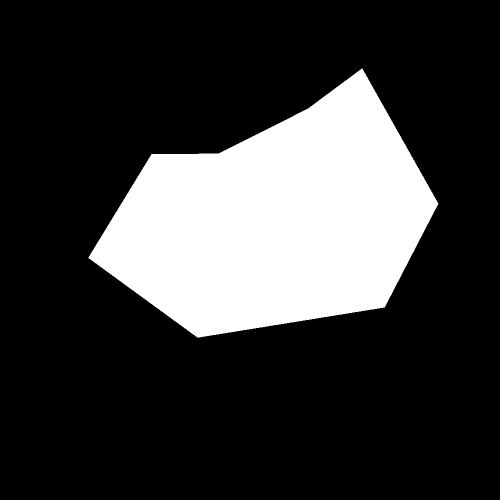
%> input picture Active_Contour/TestImages/Test1.png, 1000 x 1000 px (shown at 1/2 size)
$ octave CRV_10.m   (GNU Octave 9; MATLAB toolbox functions it lacks are replaced by stand-ins)
%> lines starting %> are read from the running program, lines starting %| are printed output that depends on the picture; in (x1, y1, x2, y2) boxes, pixels count from 0 and x2, y2 are one past the last pixel; in counts of white or black regions, pixels touching at a corner belong together; the program's own positions count from 1
### Active_Contour/MyActiveContour.m
%% CRV_WS1718_10_MyActiveContour
% name : Neelu Madan

function [ x, y ] = MyActiveContour( I, X0, Y0, N, SIGMA )
%MYACTIVECONTOUR performs simple contour extraction
%   [ x, y ] = MyActiveContour( I, x0, y0, N, sigma ) extracts the boundary
%   of a object. I is a intensity image. x0 and y0 are column vectors
%   containing the coordinates of the initial curves vertices. The last
%   vertex has to equal the first one. N defines the number of iteration. A
%   gaussian blur with variance sigma is applied on the image first.
Iblur = imgaussfilt(I,SIGMA);
[Gmag, Gdir] = imgradient(Iblur,'sobel');
Eima=1./Gmag;
format long;
Eima(isinf(Eima))=10000;
%Eimage = Eima

vertices=size(X0);
noOfVert=vertices(1);
x=X0, y=Y0;

for i=1:(noOfVert-1)
    Dx(i)=X0(i+1)-X0(i);
    Dx(i)=Dx(i)/abs(Dx(i));
    Dy(i)=Y0(i+1)-Y0(i);
    Dy(i)=Dy(i)/abs(Dy(i));
end

for j=1:N
    for k=1:(noOfVert-1)
        if( (~isnan(Dx(k)))  && Eima((x(k)+Dx(k)),y(k)) <= Eima(x(k),y(k)))
            x(k)=x(k)+Dx(k);
        else
            x(k)=x(k);
        end
        if( (~isnan(Dy(k))) && Eima(x(k),y(k)+Dy(k)) <= Eima(x(k),y(k)))
            y(k)=y(k)+Dy(k);
        else
            y(k)=y(k);
        end
    end
end

### Active_Contour/CRV_10.m
%% CRV_WS1718_10_MyActiveContour
% name : Neelu Madan

%% Init
clear all;
close all;
clc;

%% Test1
I1=imread('TestImages/Test1.png');
%> I1 is the input picture: size 1000x1000 uint8; 22.6% white; 1 white region, box (x1, y1, x2, y2) and area: (177, 137, 877, 675) 225688
x1 = [116 46 89 211 509 713 741 696 519 298 116]';
y1 = [193 464 728 909 936 726 500 244 140 82 193];
[ x, y ] = MyActiveContour( I1, x1, y1, 50, 0.7 )
%> after the loop in MyActiveContour, `for j=1:N`: x = [66; 96; 139; 261; 559; 763; 691; 646; 469; 248; 116]; y = [243 514 778 959 886 676 450 194 90 132 193]
%> y = [243 514 778 959 886 676 450 194 90 132 193]
figure();
subplot(121);imshow(I1)
title('Initial Curve')
hold on;
h1 = plot(y1,x1,'r-',y1,x1,'go');
hold off;
subplot(122);imshow(I1)
title('Final Curve')
hold on;
h1 = plot(y,x,'r-',y,x,'go');
hold off;

%% Test2
I2=imread('TestImages/Test2.png');
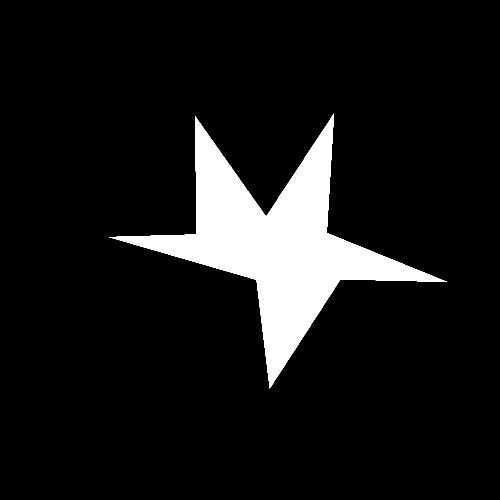
%> input picture Active_Contour/TestImages/Test2.png, 1000 x 1000 px (shown at 1/2 size)
%> I2 is the input picture: size 1000x1000 uint8; 9.2% white; 1 white region, box (x1, y1, x2, y2) and area: (218, 227, 894, 777) 92301
x2 = [119 100 816 851 119];
y2 = [248 918 923 74 248]';
[ x_2, y_2 ] = MyActiveContour( I2, x2, y2, 100, 0.9 )
%> call 2 of MyActiveContour, with X0 = [119 100 816 851 119], Y0 = [248; 918; 923; 74; 248], N = 100, SIGMA = 0.9
%> in MyActiveContour (call 2), `[Gmag, Gdir] = imgradient(Iblur,'sobel');`:
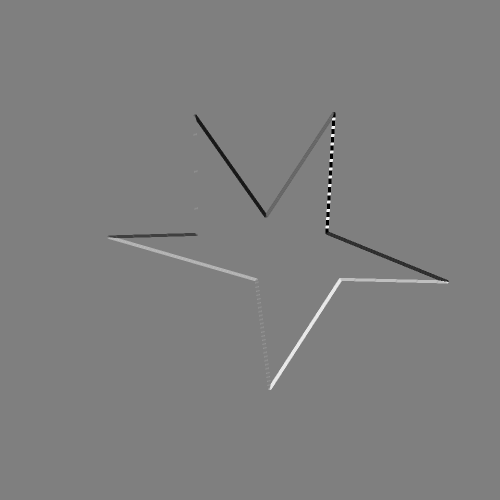
%> Gdir: size 1000x1000 double (shown at 1/2 size); min -180, max 179.3, mean -0.1; drawn with min black and max white
%> in MyActiveContour (call 2), `Eima(isinf(Eima))=10000;`:
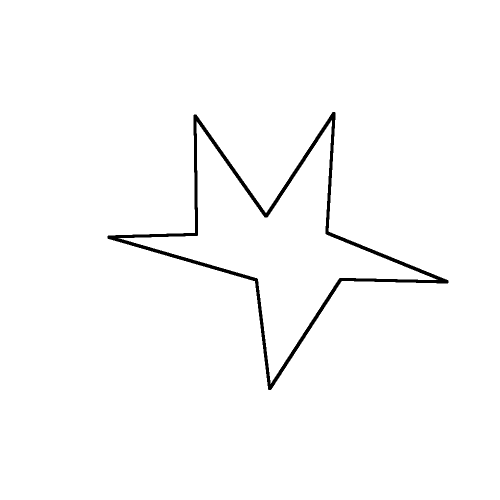
%> Eima: size 1000x1000 double (shown at 1/2 size); min 0.00136, max 10000, mean 9840.7; drawn with min black and max white
%> after the loop in MyActiveContour (call 2), `for j=1:N`: x = [119 100 816 851 119]; y = [248; 918; 923; 74; 248]
%> x_2 = [119 100 816 851 119]; y_2 = [248; 918; 923; 74; 248]
figure();
subplot(121);imshow(I2)
title('Initial Curve')
hold on;
h2 = plot(y2,x2,'r-',y2,x2,'go');
hold off;
subplot(122);imshow(I2)
title('Final Curve')
hold on;
h2 = plot(y_2,x_2,'r-',y_2,x_2,'go');
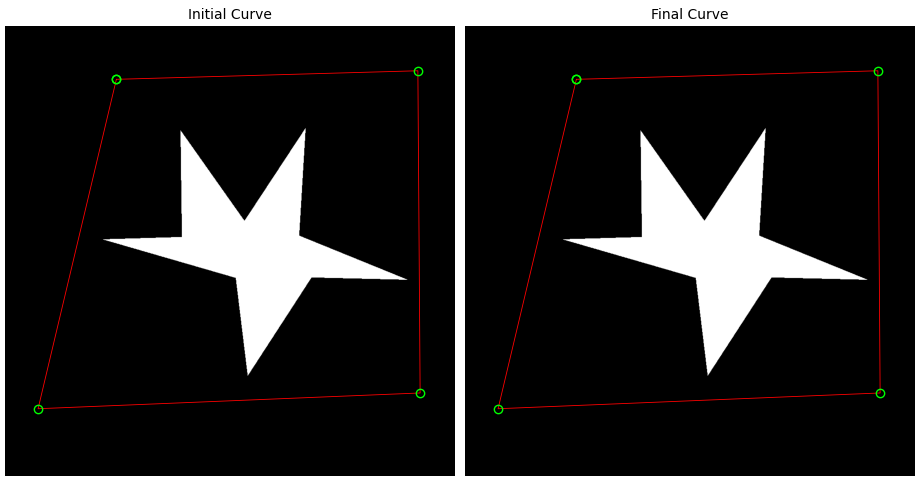
%> figure redrawn from the program's plot data, 2 panels
hold off;

%% Test3
I3=imread('TestImages/Test3.png');
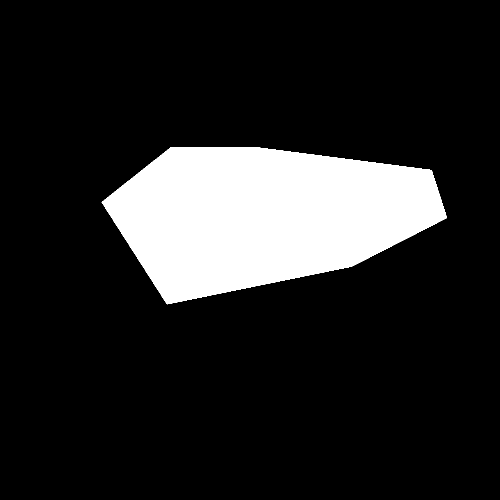
%> input picture Active_Contour/TestImages/Test3.png, 1000 x 1000 px (shown at 1/2 size)
%> I3 is the input picture: size 1000x1000 uint8; 14.8% white; 1 white region, box (x1, y1, x2, y2) and area: (203, 295, 894, 609) 147692
% imshow(I3);
% [x, y, BW, r, c] = roipoly(I3);
x3 = [388 169 143 374 666 704 388];
y3 = [130 310 708 975 735 307 130]';
[ x, y] = MyActiveContour( I3, x3, y3, 50, 0.1 )
%> call 3 of MyActiveContour, with X0 = [388 169 143 374 666 704 388], Y0 = [130; 310; 708; 975; 735; 307; 130], N = 50, SIGMA = 0.1
%> in MyActiveContour (call 3), `Eima(isinf(Eima))=10000;`:
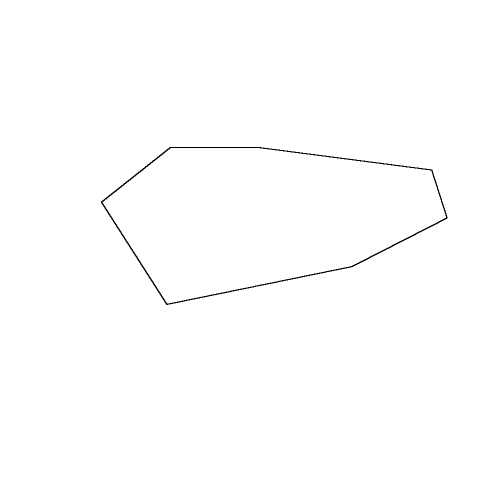
%> Eima: size 1000x1000 double (shown at 1/2 size); min 0.000877, max 10000, mean 9959.8; drawn with min black and max white
%> after the loop in MyActiveContour (call 3), `for j=1:N`: x = [388 169 143 374 666 704 388]; y = [130; 310; 708; 975; 735; 307; 130]
%> x = [388 169 143 374 666 704 388]; y = [130; 310; 708; 975; 735; 307; 130]
figure();
subplot(121);imshow(I3)
title('Initial Curve')
hold on;
h3 = plot(y3,x3,'r-',y3,x3,'go');
hold off;
subplot(122);imshow(I3)
title('Final Curve')
hold on;
h3 = plot(y,x,'r-',y,x,'go');
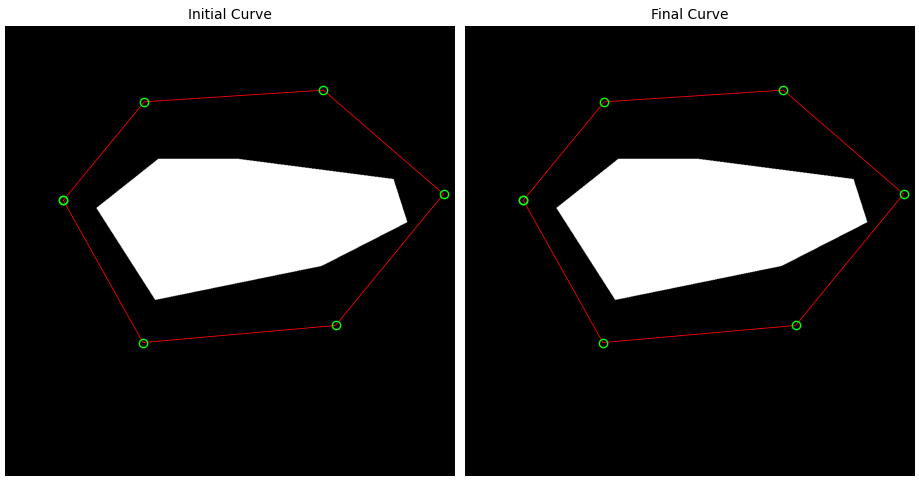
%> figure redrawn from the program's plot data, 2 panels
hold off;

%% Coins
%> (the run ends here)
